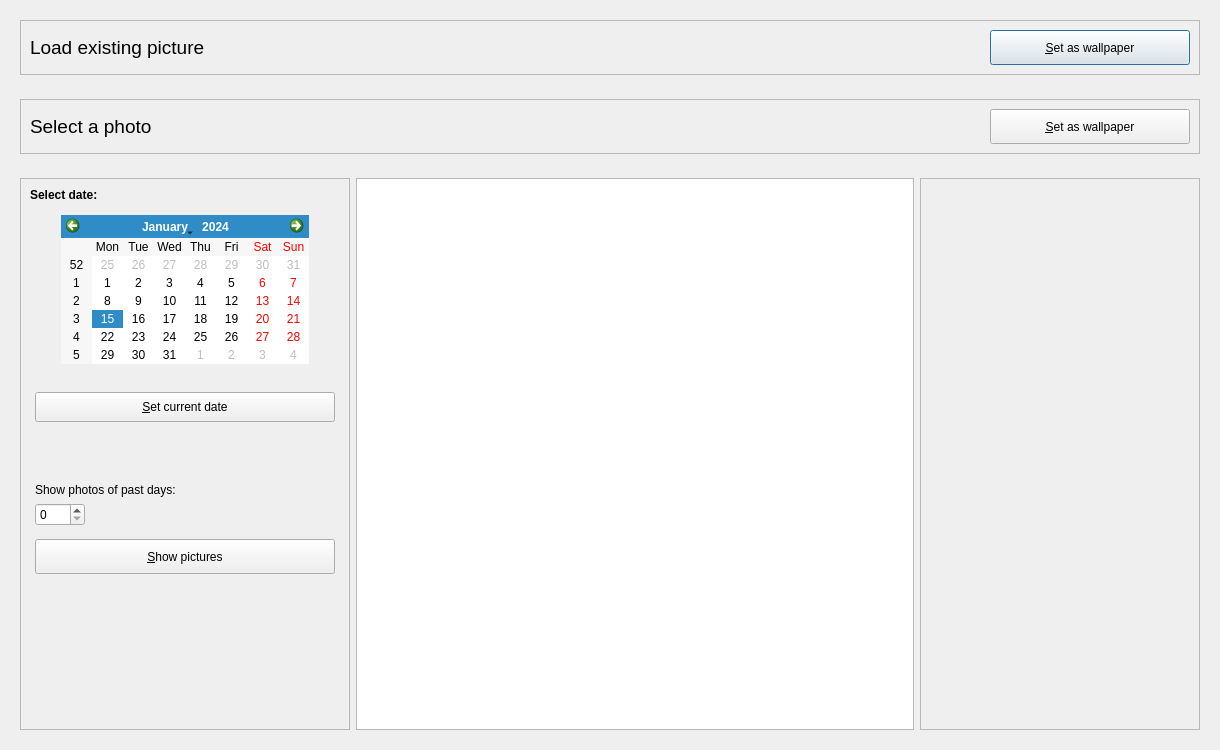
<?xml version="1.0" encoding="UTF-8"?>
<ui version="4.0">
 <class>PhotoBrowser</class>
 <widget class="QDialog" name="PhotoBrowser">
  <property name="geometry">
   <rect>
    <x>0</x>
    <y>0</y>
    <width>1220</width>
    <height>750</height>
   </rect>
  </property>
  <property name="minimumSize">
   <size>
    <width>1220</width>
    <height>750</height>
   </size>
  </property>
  <property name="windowTitle">
   <string>Load existing wallpaper</string>
  </property>
  <layout class="QVBoxLayout" name="verticalLayout">
   <item>
    <widget class="QWidget" name="widget_2" native="true">
     <property name="minimumSize">
      <size>
       <width>0</width>
       <height>50</height>
      </size>
     </property>
     <layout class="QVBoxLayout" name="verticalLayout_2">
      <item>
       <widget class="QFrame" name="frame">
        <property name="enabled">
         <bool>true</bool>
        </property>
        <property name="minimumSize">
         <size>
          <width>0</width>
          <height>45</height>
         </size>
        </property>
        <property name="frameShape">
         <enum>QFrame::StyledPanel</enum>
        </property>
        <property name="frameShadow">
         <enum>QFrame::Raised</enum>
        </property>
        <layout class="QGridLayout" name="gridLayout">
         <item row="0" column="0">
          <widget class="QLabel" name="label">
           <property name="font">
            <font>
             <pointsize>14</pointsize>
            </font>
           </property>
           <property name="text">
            <string>Load existing picture</string>
           </property>
           <property name="textFormat">
            <enum>Qt::AutoText</enum>
           </property>
          </widget>
         </item>
         <item row="0" column="1">
          <spacer name="horizontalSpacer">
           <property name="orientation">
            <enum>Qt::Horizontal</enum>
           </property>
           <property name="sizeHint" stdset="0">
            <size>
             <width>283</width>
             <height>20</height>
            </size>
           </property>
          </spacer>
         </item>
         <item row="0" column="2">
          <widget class="QPushButton" name="pushButton">
           <property name="enabled">
            <bool>true</bool>
           </property>
           <property name="minimumSize">
            <size>
             <width>200</width>
             <height>35</height>
            </size>
           </property>
           <property name="text">
            <string>&amp;Set as wallpaper</string>
           </property>
           <property name="icon">
            <iconset resource="udw_ressource.qrc">
             <normaloff>:/icons/Check_256x256.png</normaloff>:/icons/Check_256x256.png</iconset>
           </property>
          </widget>
         </item>
        </layout>
       </widget>
      </item>
     </layout>
    </widget>
   </item>
   <item>
    <widget class="QWidget" name="widget_3" native="true">
     <layout class="QGridLayout" name="gridLayout_3">
      <item row="0" column="0">
       <widget class="QFrame" name="frame_3">
        <property name="minimumSize">
         <size>
          <width>0</width>
          <height>45</height>
         </size>
        </property>
        <property name="frameShape">
         <enum>QFrame::StyledPanel</enum>
        </property>
        <property name="frameShadow">
         <enum>QFrame::Raised</enum>
        </property>
        <layout class="QGridLayout" name="gridLayout_2">
         <item row="0" column="1">
          <spacer name="horizontalSpacer_3">
           <property name="orientation">
            <enum>Qt::Horizontal</enum>
           </property>
           <property name="sizeType">
            <enum>QSizePolicy::Minimum</enum>
           </property>
           <property name="sizeHint" stdset="0">
            <size>
             <width>40</width>
             <height>20</height>
            </size>
           </property>
          </spacer>
         </item>
         <item row="0" column="5">
          <spacer name="horizontalSpacer_2">
           <property name="orientation">
            <enum>Qt::Horizontal</enum>
           </property>
           <property name="sizeType">
            <enum>QSizePolicy::Expanding</enum>
           </property>
           <property name="sizeHint" stdset="0">
            <size>
             <width>15</width>
             <height>10</height>
            </size>
           </property>
          </spacer>
         </item>
         <item row="0" column="0">
          <widget class="QLabel" name="label_4">
           <property name="sizePolicy">
            <sizepolicy hsizetype="Minimum" vsizetype="Preferred">
             <horstretch>0</horstretch>
             <verstretch>0</verstretch>
            </sizepolicy>
           </property>
           <property name="minimumSize">
            <size>
             <width>45</width>
             <height>0</height>
            </size>
           </property>
           <property name="font">
            <font>
             <pointsize>14</pointsize>
            </font>
           </property>
           <property name="text">
            <string>Select a photo</string>
           </property>
          </widget>
         </item>
         <item row="0" column="6">
          <widget class="QPushButton" name="pushButton_2">
           <property name="minimumSize">
            <size>
             <width>200</width>
             <height>35</height>
            </size>
           </property>
           <property name="text">
            <string>&amp;Set as wallpaper</string>
           </property>
           <property name="icon">
            <iconset resource="udw_ressource.qrc">
             <normaloff>:/icons/Check_256x256.png</normaloff>:/icons/Check_256x256.png</iconset>
           </property>
          </widget>
         </item>
        </layout>
       </widget>
      </item>
     </layout>
    </widget>
   </item>
   <item>
    <widget class="QWidget" name="widget" native="true">
     <layout class="QHBoxLayout" name="horizontalLayout_2">
      <item>
       <widget class="QFrame" name="frame_4">
        <property name="sizePolicy">
         <sizepolicy hsizetype="Fixed" vsizetype="Preferred">
          <horstretch>0</horstretch>
          <verstretch>0</verstretch>
         </sizepolicy>
        </property>
        <property name="minimumSize">
         <size>
          <width>330</width>
          <height>0</height>
         </size>
        </property>
        <property name="maximumSize">
         <size>
          <width>500</width>
          <height>16777215</height>
         </size>
        </property>
        <property name="frameShape">
         <enum>QFrame::StyledPanel</enum>
        </property>
        <property name="frameShadow">
         <enum>QFrame::Raised</enum>
        </property>
        <layout class="QGridLayout" name="gridLayout_5">
         <property name="verticalSpacing">
          <number>6</number>
         </property>
         <item row="5" column="0">
          <spacer name="verticalSpacer">
           <property name="orientation">
            <enum>Qt::Vertical</enum>
           </property>
           <property name="sizeType">
            <enum>QSizePolicy::Minimum</enum>
           </property>
           <property name="sizeHint" stdset="0">
            <size>
             <width>20</width>
             <height>55</height>
            </size>
           </property>
          </spacer>
         </item>
         <item row="21" column="0">
          <spacer name="verticalSpacer_2">
           <property name="orientation">
            <enum>Qt::Vertical</enum>
           </property>
           <property name="sizeHint" stdset="0">
            <size>
             <width>20</width>
             <height>40</height>
            </size>
           </property>
          </spacer>
         </item>
         <item row="3" column="0">
          <spacer name="verticalSpacer_3">
           <property name="orientation">
            <enum>Qt::Vertical</enum>
           </property>
           <property name="sizeType">
            <enum>QSizePolicy::Minimum</enum>
           </property>
           <property name="sizeHint" stdset="0">
            <size>
             <width>20</width>
             <height>15</height>
            </size>
           </property>
          </spacer>
         </item>
         <item row="0" column="0">
          <widget class="QLabel" name="label_2">
           <property name="text">
            <string>&lt;html&gt;&lt;head/&gt;&lt;body&gt;&lt;p&gt;&lt;span style=&quot; font-weight:700;&quot;&gt;Select date: &lt;/span&gt;&lt;/p&gt;&lt;/body&gt;&lt;/html&gt;</string>
           </property>
           <property name="alignment">
            <set>Qt::AlignLeading|Qt::AlignLeft|Qt::AlignTop</set>
           </property>
          </widget>
         </item>
         <item row="4" column="0">
          <layout class="QHBoxLayout" name="horizontalLayout_3">
           <property name="bottomMargin">
            <number>0</number>
           </property>
           <item>
            <spacer name="horizontalSpacer_4">
             <property name="orientation">
              <enum>Qt::Horizontal</enum>
             </property>
             <property name="sizeType">
              <enum>QSizePolicy::Minimum</enum>
             </property>
             <property name="sizeHint" stdset="0">
              <size>
               <width>5</width>
               <height>20</height>
              </size>
             </property>
            </spacer>
           </item>
           <item>
            <widget class="QPushButton" name="pushButton_4">
             <property name="sizePolicy">
              <sizepolicy hsizetype="Preferred" vsizetype="Fixed">
               <horstretch>0</horstretch>
               <verstretch>0</verstretch>
              </sizepolicy>
             </property>
             <property name="minimumSize">
              <size>
               <width>180</width>
               <height>30</height>
              </size>
             </property>
             <property name="text">
              <string>&amp;Set current date</string>
             </property>
            </widget>
           </item>
           <item>
            <spacer name="horizontalSpacer_5">
             <property name="orientation">
              <enum>Qt::Horizontal</enum>
             </property>
             <property name="sizeType">
              <enum>QSizePolicy::Minimum</enum>
             </property>
             <property name="sizeHint" stdset="0">
              <size>
               <width>5</width>
               <height>20</height>
              </size>
             </property>
            </spacer>
           </item>
          </layout>
         </item>
         <item row="18" column="0">
          <layout class="QHBoxLayout" name="horizontalLayout">
           <property name="spacing">
            <number>0</number>
           </property>
           <property name="bottomMargin">
            <number>10</number>
           </property>
           <item>
            <spacer name="horizontalSpacer_10">
             <property name="orientation">
              <enum>Qt::Horizontal</enum>
             </property>
             <property name="sizeType">
              <enum>QSizePolicy::Minimum</enum>
             </property>
             <property name="sizeHint" stdset="0">
              <size>
               <width>5</width>
               <height>20</height>
              </size>
             </property>
            </spacer>
           </item>
           <item>
            <layout class="QVBoxLayout" name="verticalLayout_3">
             <property name="spacing">
              <number>6</number>
             </property>
             <property name="bottomMargin">
              <number>0</number>
             </property>
             <item>
              <widget class="QLabel" name="label_3">
               <property name="text">
                <string>&lt;html&gt;&lt;head/&gt;&lt;body&gt;&lt;p&gt;Show photos of past days: &lt;/p&gt;&lt;/body&gt;&lt;/html&gt;</string>
               </property>
              </widget>
             </item>
             <item>
              <layout class="QHBoxLayout" name="horizontalLayout_5">
               <property name="bottomMargin">
                <number>7</number>
               </property>
               <item>
                <widget class="QSpinBox" name="spinBox">
                 <property name="sizePolicy">
                  <sizepolicy hsizetype="Minimum" vsizetype="Minimum">
                   <horstretch>0</horstretch>
                   <verstretch>0</verstretch>
                  </sizepolicy>
                 </property>
                 <property name="minimumSize">
                  <size>
                   <width>50</width>
                   <height>0</height>
                  </size>
                 </property>
                </widget>
               </item>
               <item>
                <spacer name="horizontalSpacer_9">
                 <property name="orientation">
                  <enum>Qt::Horizontal</enum>
                 </property>
                 <property name="sizeHint" stdset="0">
                  <size>
                   <width>30</width>
                   <height>20</height>
                  </size>
                 </property>
                </spacer>
               </item>
              </layout>
             </item>
             <item>
              <widget class="QPushButton" name="pushButton_3">
               <property name="sizePolicy">
                <sizepolicy hsizetype="Minimum" vsizetype="Fixed">
                 <horstretch>0</horstretch>
                 <verstretch>0</verstretch>
                </sizepolicy>
               </property>
               <property name="minimumSize">
                <size>
                 <width>180</width>
                 <height>35</height>
                </size>
               </property>
               <property name="sizeIncrement">
                <size>
                 <width>0</width>
                 <height>0</height>
                </size>
               </property>
               <property name="baseSize">
                <size>
                 <width>0</width>
                 <height>0</height>
                </size>
               </property>
               <property name="text">
                <string>&amp;Show pictures</string>
               </property>
              </widget>
             </item>
            </layout>
           </item>
           <item>
            <spacer name="horizontalSpacer_6">
             <property name="orientation">
              <enum>Qt::Horizontal</enum>
             </property>
             <property name="sizeType">
              <enum>QSizePolicy::Minimum</enum>
             </property>
             <property name="sizeHint" stdset="0">
              <size>
               <width>5</width>
               <height>20</height>
              </size>
             </property>
            </spacer>
           </item>
          </layout>
         </item>
         <item row="2" column="0">
          <layout class="QHBoxLayout" name="horizontalLayout_4">
           <property name="topMargin">
            <number>7</number>
           </property>
           <property name="bottomMargin">
            <number>7</number>
           </property>
           <item>
            <spacer name="horizontalSpacer_8">
             <property name="orientation">
              <enum>Qt::Horizontal</enum>
             </property>
             <property name="sizeHint" stdset="0">
              <size>
               <width>7</width>
               <height>20</height>
              </size>
             </property>
            </spacer>
           </item>
           <item>
            <widget class="QCalendarWidget" name="calendarWidget"/>
           </item>
           <item>
            <spacer name="horizontalSpacer_7">
             <property name="orientation">
              <enum>Qt::Horizontal</enum>
             </property>
             <property name="sizeHint" stdset="0">
              <size>
               <width>7</width>
               <height>20</height>
              </size>
             </property>
            </spacer>
           </item>
          </layout>
         </item>
        </layout>
       </widget>
      </item>
      <item>
       <widget class="QListView" name="listView">
        <property name="enabled">
         <bool>true</bool>
        </property>
       </widget>
      </item>
      <item>
       <widget class="QFrame" name="frame_2">
        <property name="minimumSize">
         <size>
          <width>280</width>
          <height>0</height>
         </size>
        </property>
        <property name="frameShape">
         <enum>QFrame::StyledPanel</enum>
        </property>
        <property name="frameShadow">
         <enum>QFrame::Raised</enum>
        </property>
       </widget>
      </item>
     </layout>
    </widget>
   </item>
  </layout>
 </widget>
 <resources>
  <include location="udw_ressource.qrc"/>
 </resources>
 <connections/>
</ui>
